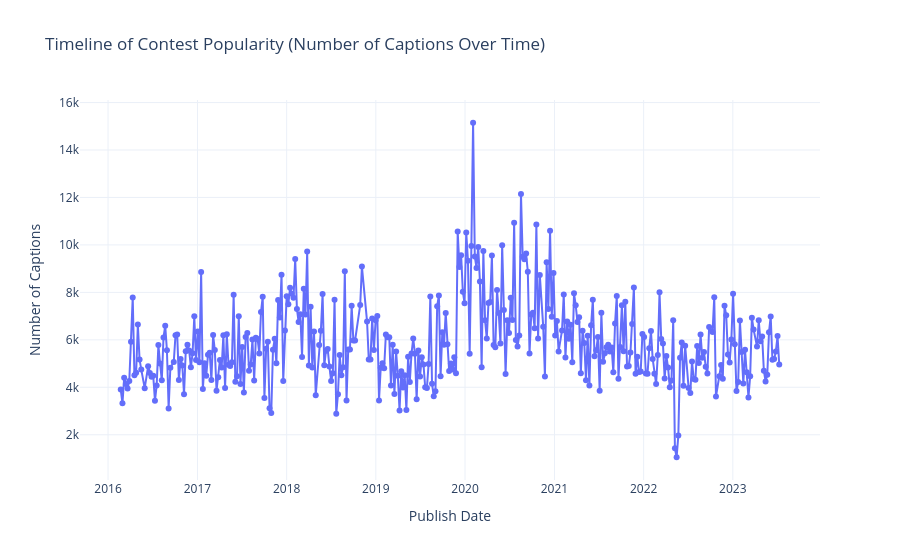

The cell this chart's notebook holds for it:
### Code cell
plot_number_of_captions_vs_contests_plotly(CSV_CLEAN_DIR, contest_with_dates)

### Figure 1 — Plotly figure (JSON) as saved in the notebook; plotly's stock layout.template omitted (floating-point values rounded to 4 significant figures; data arrays with more than 128 entries replaced by an {"elided": "..."} marker saying what was removed)
{"data": [{"hovertemplate": "contest_day_publish=%{x}<br>Num_Captions=%{y}<extra></extra>", "legendgroup": "", "line": {"color": "#636efa", "dash": "solid"}, "marker": {"symbol": "circle"}, "mode": "lines+markers", "name": "", "orientation": "v", "showlegend": false, "type": "scatter", "x": {"elided": "372 str values"}, "xaxis": "x", "y": {"elided": "372 int values"}, "yaxis": "y"}], "layout": {"legend": {"tracegroupgap": 0}, "title": {"text": "Timeline of Contest Popularity (Number of Captions Over Time)"}, "xaxis": {"anchor": "y", "domain": [0, 1], "title": {"text": "Publish Date"}}, "yaxis": {"anchor": "x", "domain": [0, 1], "title": {"text": "Number of Captions"}}}}
